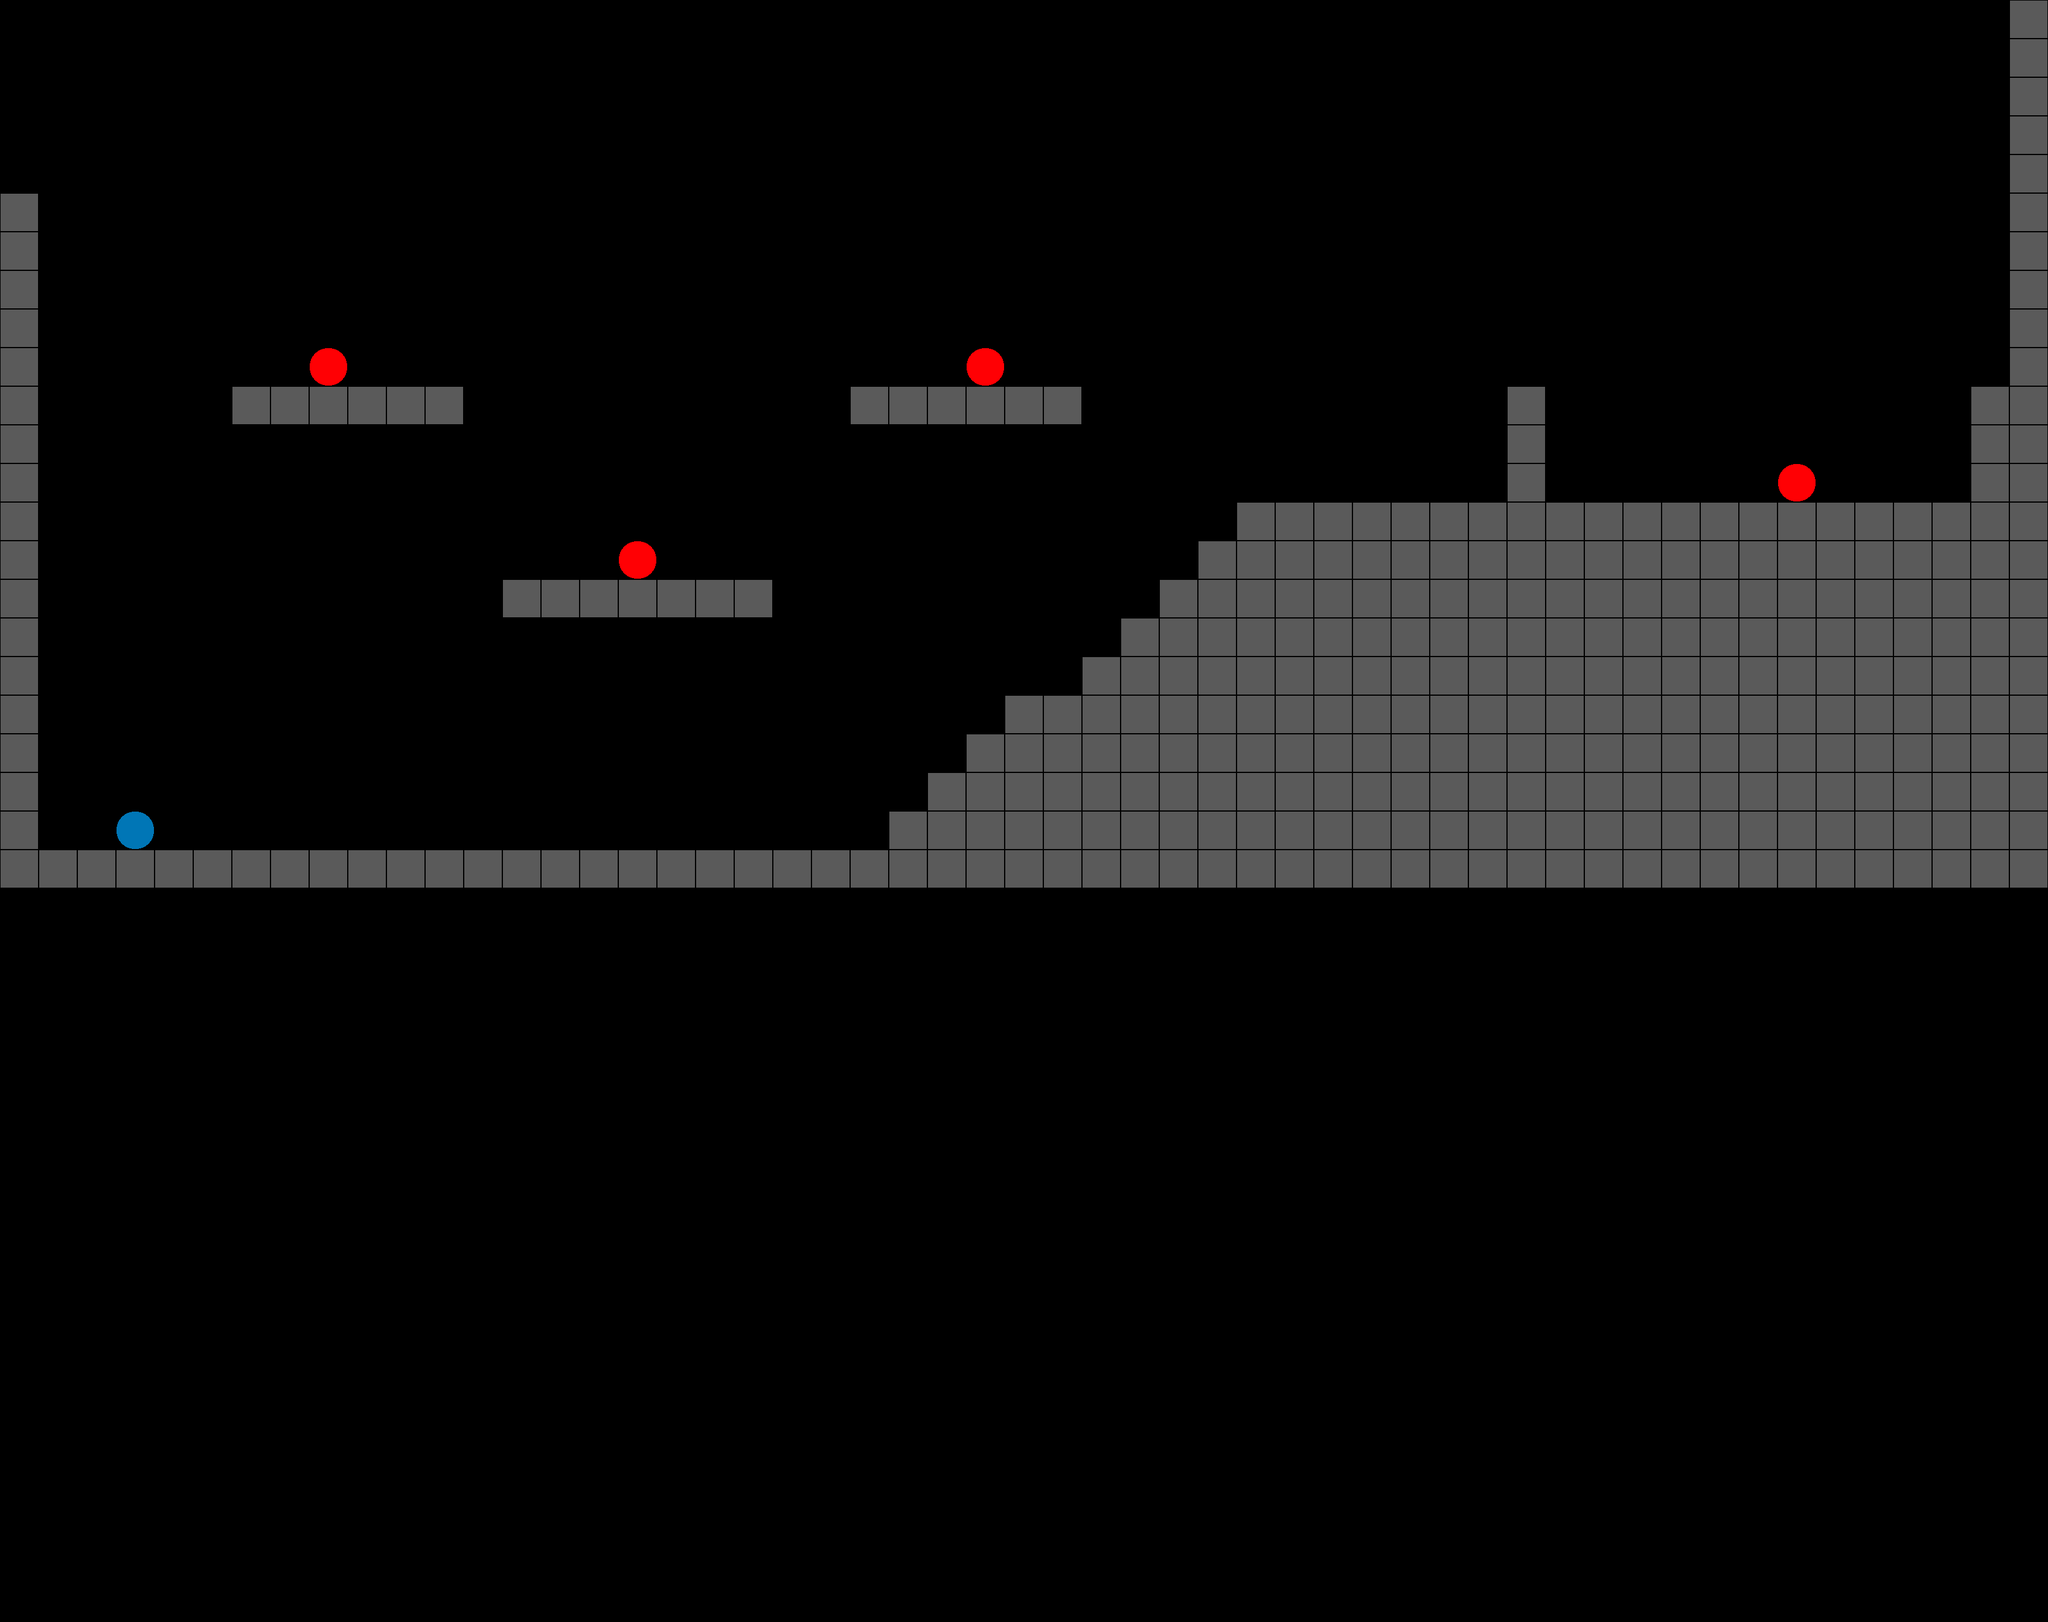

Below is a game level as drawn by its tile map, then a one-line description and the .tmx that defines it (tile-layer data replaced by summaries):
An orthogonal 53x42 tile map with 64x64 px tiles, 2 tile layers (Blocks, Spawners), 2 tilesets.

<map version="1.10" tiledversion="1.10.0" orientation="orthogonal" renderorder="right-down" width="53" height="42" tilewidth="64" tileheight="64" infinite="0" nextlayerid="3" nextobjectid="1">
 <tileset firstgid="1" source="../tilesets/map.tsx" />
 <tileset firstgid="2" source="../tilesets/spawners.tsx" />
 <layer id="1" name="Blocks" width="53" height="42">
  <data>[2226 cells, 337 non-empty, 1 distinct tile ids]</data>
 </layer>
 <layer id="2" name="Spawners" width="53" height="42">
  <data>[2226 cells, 5 non-empty, 2 distinct tile ids]</data>
 </layer>
</map>
